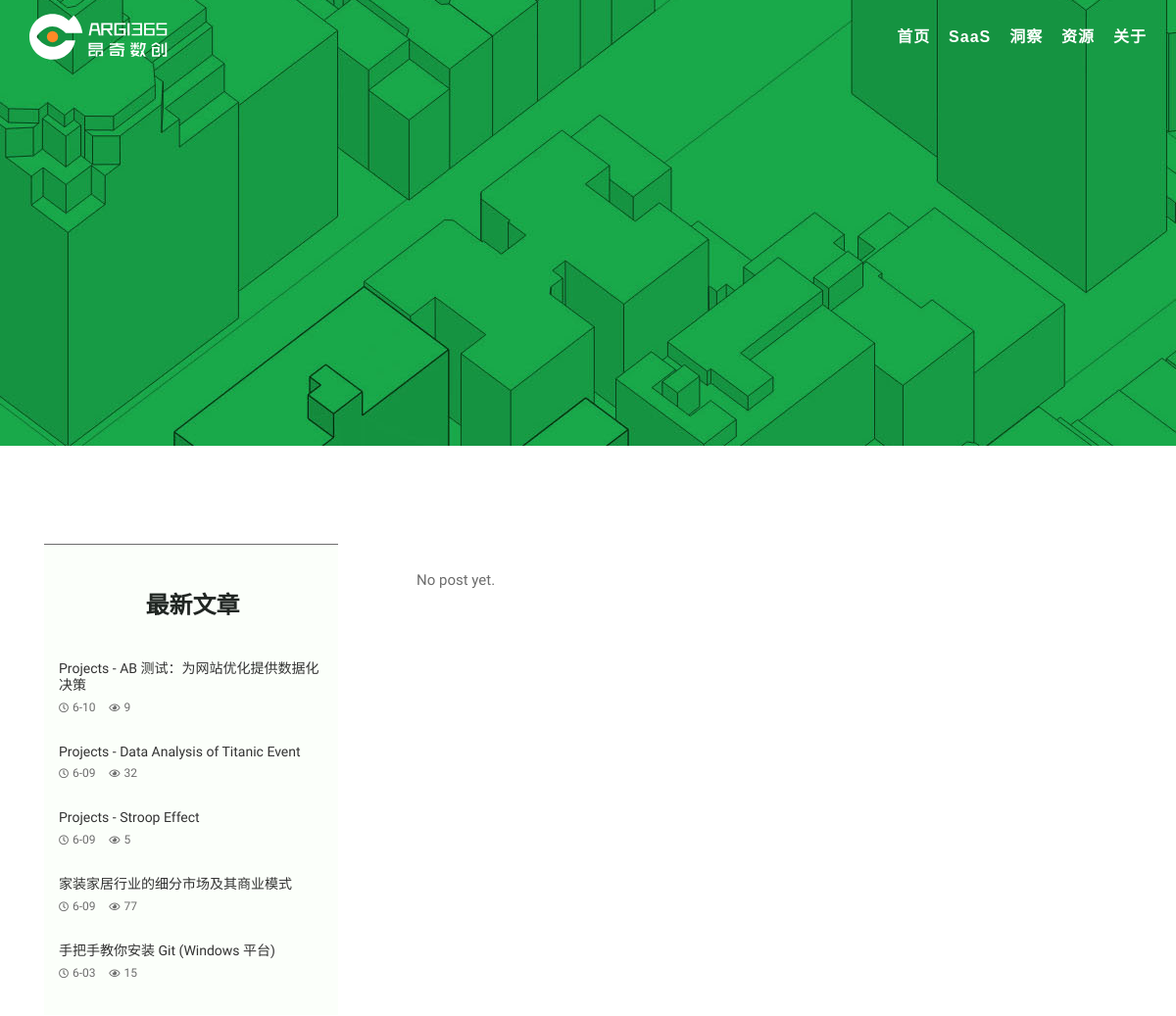
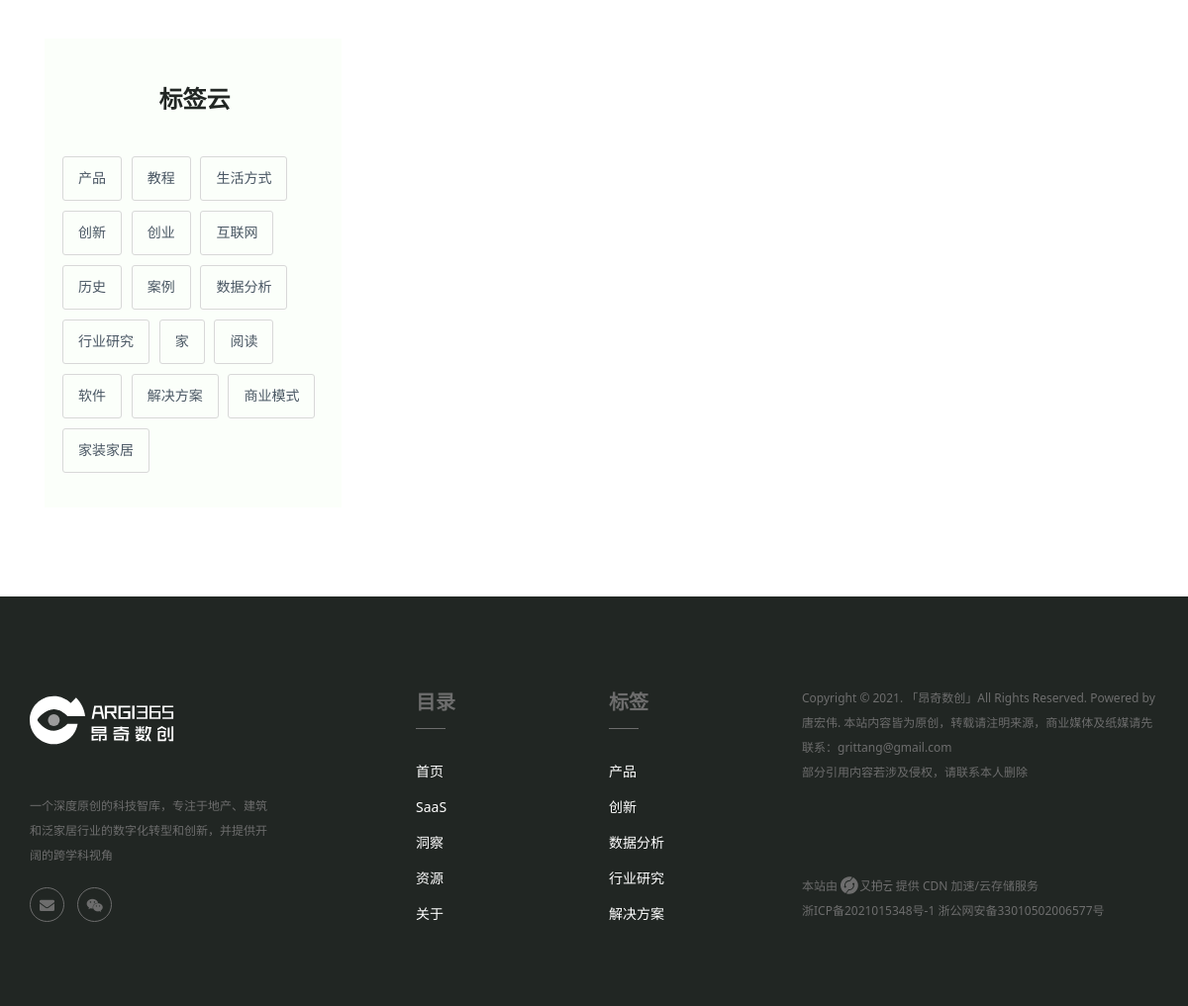
The page /blog/ on the database as committed earlier (2 pictures, top to bottom).
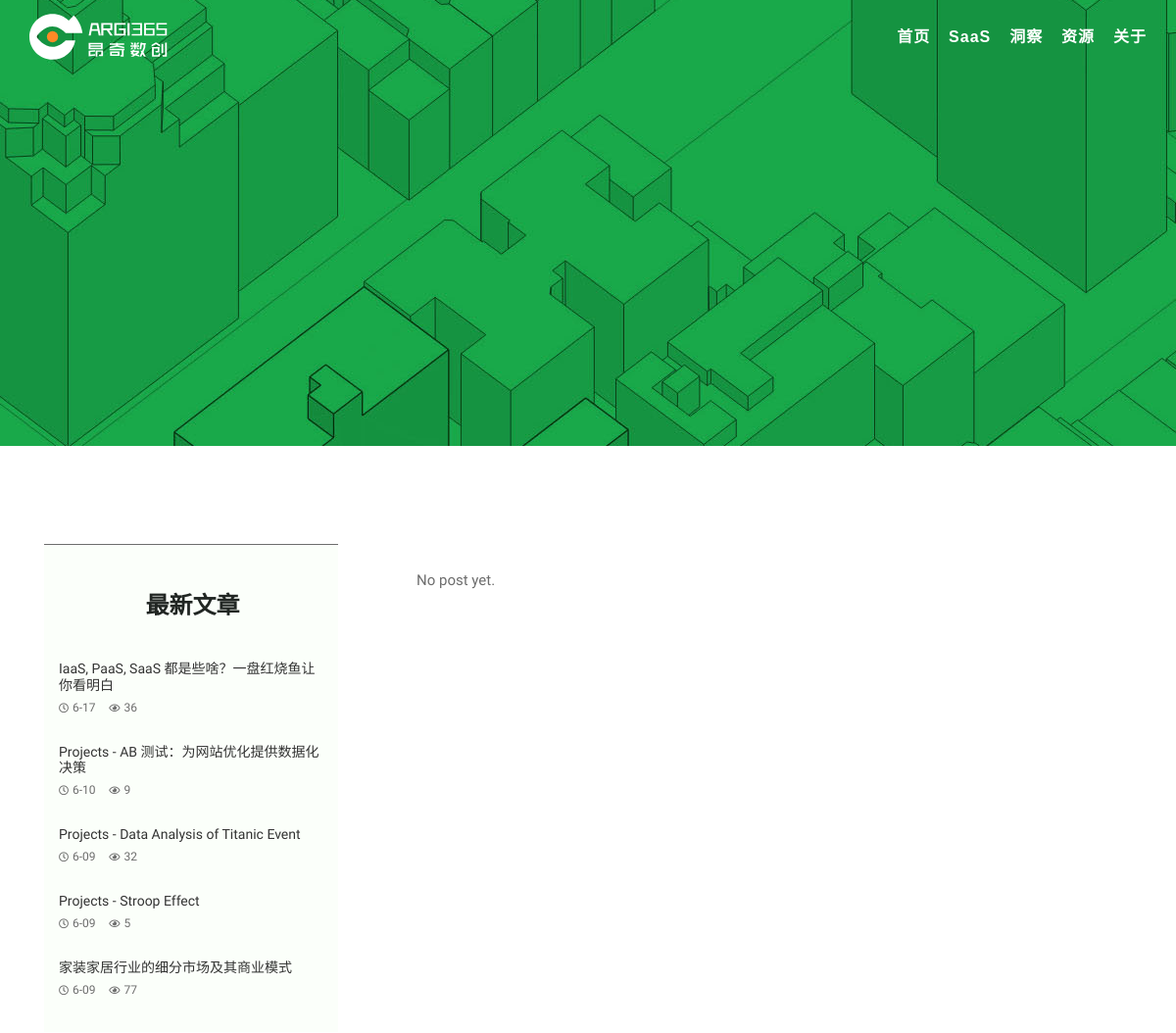
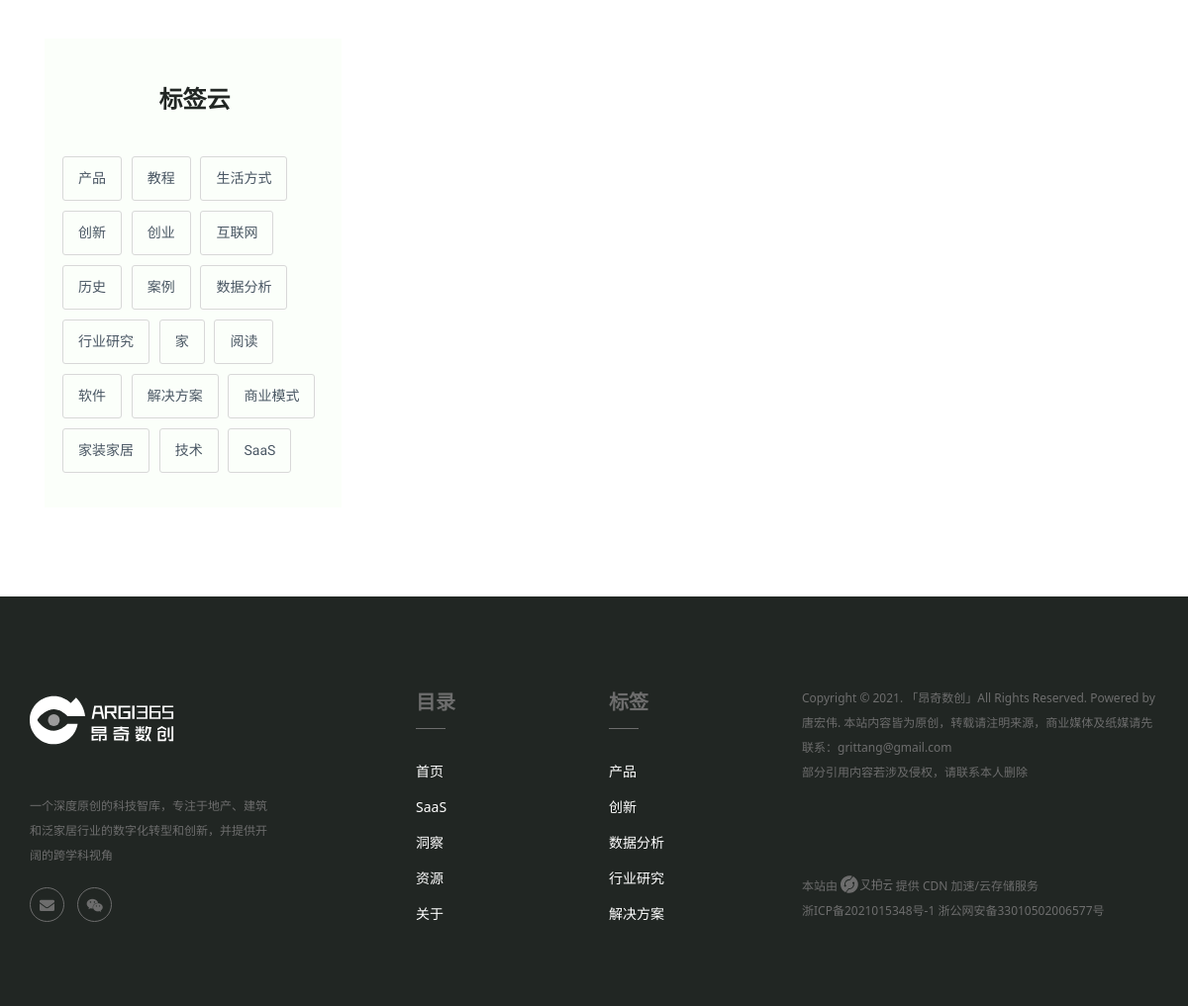
The same page on the database as committed later (2 pictures, top to bottom).
### blog/models.py (models this page shows, shortened)
class Channel(models.Model):
  CHANNEL_CHOICES = (
    ('SaaS', 'SaaS'),
    ('Insights', '洞察'),
    ('Resources', '资源'),
  )
  name = models.CharField(max_length=32, choices=CHANNEL_CHOICES, default='洞察')
  desc = models.CharField(max_length=200, default='Your channel description here.')
  class Meta:
    verbose_name = '版块'
    verbose_name_plural = verbose_name

class Post(models.Model):
  title = models.CharField('标题', max_length=70)
  subtitle = models.CharField('副标题', max_length=70, blank=True)
  body = models.TextField('正文')
  created_time = models.DateTimeField('创建时间', auto_now_add=True)
  modified_time = models.DateTimeField('修改时间', auto_now=True)
  elapsed_time = models.IntegerField('阅读时长', default=5, blank=True)
  avatar = models.URLField('标题图', max_length=400, blank=True)
  excerpt = models.CharField('摘要', max_length=300, blank=True)
  category = models.ForeignKey(Category, verbose_name='类别', on_delete=models.CASCADE, blank=False)
  tags = models.ManyToManyField(Tag, verbose_name='标签', blank=True)
  author = models.ForeignKey(User, default='Grit', verbose_name='作者', on_delete=models.CASCADE)
  views = models.PositiveIntegerField(default=0, editable=False)
  class Meta:
    verbose_name = '文章'
    verbose_name_plural = verbose_name
    ordering = ['-created_time']
  def get_absolute_url(self):
    return reverse("blog:post_detail", kwargs={"pk": self.pk})

class Tag(models.Model):
  name = models.CharField(max_length=20, unique=True)
  class Meta:
    verbose_name = '标签'
    verbose_name_plural = verbose_name

### blog/views.py (the view)
# urls.py: path('blog/', views.BlogView.as_view(), name='blog'),
class BlogView(BaseView):
  template_name = 'blog/blog.html'
  paginate_by = 5

### blog/templatetags/blog_extras.py (called while the page is built)
@register.inclusion_tag('blog/inclusions/_recent_posts.html', takes_context=True)
def show_recent_posts(context, num=5):
  return {
    'recent_post_list': Post.objects.all().order_by('-created_time')[:num],
  }

@register.inclusion_tag('blog/inclusions/_tags.html', takes_context=True)
def show_tags(context):
  tag_list = Tag.objects.annotate(
    num_posts=Count('post')).filter(num_posts__gt=0)
  return {
    'tag_list': tag_list,
  }

@register.inclusion_tag('blog/inclusions/_follow_me.html', takes_context=True)
def show_follow_me(context):
  return

@register.inclusion_tag('blog/inclusions/_pagination.html', takes_context=True)
def show_pagination(context):
  return

### blog/views.py (called while the page is built)
  def get_context_data(self, **kwargs):
    context = super(BaseView, self).get_context_data(**kwargs)
    context['tag_list'] = Tag.objects.filter(pk__in=[1, 6, 15, 17, 22])
    return context

### templates/blog/blog.html (shortened to what this page needs)
{% extends 'base.html' %}
{% load static %}
{% load blog_extras %}
{% block slider %}
  <section id="parallax2" class="slider-area fix p-relative">
    <div class="slider-active2">
      <div class="single-slider slider-bg d-flex align-items-center"
        style="background-image:url({% static 'blog/img/bg/header-inner-bg.jpg' %}"); background-repeat: no-repeat; background-position: right;background-size: inherit;>
        <div class="container">
          <div class="row align-items-center">
            <div class="col-lg-12">
              <div class="slider-content-channel s-slider-content-channel text-center mt-120">
              </div>
            </div>
          </div>
        </div>
      </div>
    </div>
  </section>
{% endblock slider %}
{% block inner-blog %}
  <section class="inner-blog pt-100 pb-50">
    <div class="container">
      <div class="row-body">
        <div class="col-lg-4">
          <aside>
            {% show_recent_posts %}
            {% show_tags %}
          </aside>
        </div>
        <div class="col-lg-8">
          {% for post in post_list %}
            <div class="bsingle__post mb-50">
              {% if post.avatar %}
              <div class="bsingle__post-thumb transition-img">
                <img src="{{ post.avatar }}" alt="avatar">
              </div>
              {% endif %}
              <div class="bsingle__content">
                <div class="meta-info">
                  <ul>
                    <li><i class="far fa-calendar-alt"></i>{{ post.created_time.date|date:'n. d. Y' }}</li>
                    <li><i class="far fa-user"></i>唐宏伟</li>
                    <li><i class="far fa-eye"></i>{{ post.views }}</li>
                  </ul>
                </div>
                <h2><a href="{{ post.get_absolute_url }}">{{ post.title }}</a></h2>
                <p>{{ post.excerpt }}...</p>
                <div class="slider-btn">
                  <a href="{{ post.get_absolute_url }}" class="btn ss-btn" data-animation="fadeInRight" data-delay=".8s">继续阅读</a>
                </div>
              </div>
            </div>
          {% empty %}
            <div class="no-post">No post yet.</div>
          {% endfor %}
        </div>
      </div>
    </div>
  </section>
{% endblock inner-blog %}

### templates/base.html (shortened to what this page needs)
{% load static %}
{% load blog_extras %}
<!doctype html>
<html class="no-js" lang="zh">
  <head>
    <link rel="stylesheet" href="https://cdnjs.cloudflare.com/ajax/libs/twitter-bootstrap/4.6.0/css/bootstrap.min.css">
    <link rel="stylesheet" href="https://cdnjs.cloudflare.com/ajax/libs/github-markdown-css/4.0.0/github-markdown.min.css">
    <link href="https://cdn.bootcss.com/highlight.js/9.15.8/styles/github.min.css" rel="stylesheet">
    <link rel="stylesheet" href="{% static 'blog/css/md_css/monokai.css' %}">
    <link rel="stylesheet" href="https://cdnjs.cloudflare.com/ajax/libs/animate.css/4.1.1/animate.min.css">
    <link rel="stylesheet" href="https://cdnjs.cloudflare.com/ajax/libs/font-awesome/5.15.3/css/all.min.css">
    <link rel="stylesheet" href="https://cdnjs.cloudflare.com/ajax/libs/font-awesome/5.15.3/css/fontawesome.min.css">
    <link rel="stylesheet" href="https://cdnjs.cloudflare.com/ajax/libs/dripicons/2.0.0/webfont.css">
    <link rel="stylesheet" href="https://cdnjs.cloudflare.com/ajax/libs/slick-carousel/1.8.1/slick.css">
    <link rel="stylesheet" href="{% static 'blog/css/default.css' %}">
    <link rel="stylesheet" href="{% static 'blog/css/meanmenu.css' %}">
    <link rel="stylesheet" href="{% static 'blog/css/style.css' %}">
    <link rel="stylesheet" href="{% static 'blog/css/typora-pie-argi.css' %}">
    <link rel="stylesheet" href="{% static 'blog/css/typora-plus.css' %}">
    <link rel="stylesheet" href="{% static 'blog/css/responsive.css' %}">
    <link rel="stylesheet" href="{% static 'blog/css/responsive-plus.css' %}">
  </head>
  <body>
    <header class="header-area in-header">
      <div class="menu-area menu-area2" style="background-image: url({% static 'blog/img/bg/header-bg.jpg' %})">
        <div class="container">
          <div class="second-menu">
            <div class="row align-items-center">
              <div class="col-xl-2 col-lg-2">
                <div class="logo2">
                  <a href="{% url 'blog:index' %}"><img src="{% static 'blog/img/logo/l-argi.svg' %}" alt="logo"></a>
                </div>
              </div>
              <div class="col-xl-10 col-lg-10">
                <div class="main-menu text-right">
                  <nav id="mobile-menu">
                    <ul>
                      <li><a href="{% url 'blog:index' %}">首页</a></li>
                      {% for channel in channel_list %}
                        <li>
                          <a href="{% url 'blog:channel' channel.pk %}">{{ channel.name }}</a>
                        </li>
                      {% empty %}
                        <div>No channel yet.</div>
                      {% endfor %}
                      <li><a href="{% url 'blog:about' %}">关于</a></li>
                    </ul>
                  </nav>
                </div>
              </div>
            </div>
          </div>
        </div>
      </div>
    </header>
    <main>
    {% block main %}
      {% block slider %}
      {% endblock slider %}
      {% block inner-blog %}
      {% endblock inner-blog %}
    {% endblock main %}
    </main>
    <footer class="footer-bg footer-p pt-90">
      <div class="footer-top pb-50">
        <div class="container">
          <div class="row justify-content-between">
            <div class="col-xl-4 col-lg-4 col-sm-6">
              <div class="footer-widget mb-30">
                <div class="flog mb-35">
                  <span class="footer-logo transition-img">
                    <a href="{% url 'blog:index' %}"><img src="{% static 'blog/img/logo/l-argi.svg' %}" alt="argi365 logo" /></a>
                  </span>
                </div>
                <div class="footer-widget mb-30">
                  <div class="footer-text mb-20">
                    <p>一个深度原创的科技智库，专注于地产、建筑和泛家居行业的数字化转型和创新，并提供开阔的跨学科视角</p>
                  </div>
                  <div class="footer-social">
                    <a href="mailto:grittang@gmail.com"><i class="fa fa-envelope"></i></a>
                    <a class="share-wechat">
                      <i class="fab fa-weixin"></i>
                    </a>
                  </div>
                </div>
              </div>
            </div>
            <div class="col-xl-2 col-lg-2 col-sm-6">
              <div class="footer-widget mb-30">
                <div class="f-widget-title">
                  <h5>目录</h5>
                </div>
                <div class="footer-link">
                  <ul>
                    <li><a href="{% url 'blog:index' %}">首页</a></li>
                    {% for channel in channel_list %}
                    <li>
                      <a href="{% url 'blog:channel' channel.pk %}">{{ channel.name }}</a>
                    </li>
                    {% empty %}
                      <div>No channel yet.</div>
                    {% endfor %}
                    <li><a href="{% url 'blog:about' %}">关于</a></li>
                  </ul>
                </div>
              </div>
            </div>
            <div class="col-xl-2 col-lg-2 col-sm-6">
              <div class="footer-widget mb-30">
                <div class="f-widget-title">
                  <h5>标签</h5>
                </div>
                <div class="footer-link">
                  <ul>
                    {% for tag in tag_list %}
                    <li>
                      <a href="{% url 'blog:tag' tag.pk %}">{{ tag.name }}</a>
                    </li>
                    {% empty %}
                      <div>No tag yet.</div>
                    {% endfor %}
                  </ul>
                </div>
              </div>
            </div>
            <div class="col-xl-4 col-lg-4 col-sm-6">
              <div class="footer-widget mb-30">
                <div class="footer-copyright col-12 mb-30">
                  <p>Copyright &copy; 2021. <a href="{% url 'blog:index' %}">「昂奇数创」</a>All Rights Reserved. Powered by 唐宏伟. 本站内容皆为原创，转载请注明来源，商业媒体及纸媒请先联系：<a href="mailto:grittang@gmail.com">grittang@gmail.com</a><br>部分引用内容若涉及侵权，请联系本人删除</p>
                </div>
                <div class="footer-copyright icp col-12 mt-30">
                  <p><span>本站由 </span><a href="https://www.upyun.com/"><img src="{% static 'blog/img/logo/l-upyun.svg' %}" alter="又拍云" height="18"></a> 提供 CDN 加速/云存储服务</span>
                  <br><a href="https://beian.miit.gov.cn/#/Integrated/recordQuery"> 浙ICP备2021015348号-1</a> <a href="http://www.beian.gov.cn/portal/registerSystemInfo?recordcode=33010502006577">浙公网安备33010502006577号</a></p>
                </div>
              </div>
            </div>
          </div>
        </div>
      </div>
    </footer>
  </body>
</html>

### templates/blog/inclusions/_follow_me.html (shortened to what this page needs)
{% load static %}

### templates/blog/inclusions/_recent_posts.html
<div class="widget mb-40">
  <div class="widget-title text-center">
    <h4>最新文章</h4>
  </div>
  <div class="widget__post">
    <ul>
      {% for post in recent_post_list %}
        <li>
            <div class="widget__post-content">
                <h6><a href="{{ post.get_absolute_url }}">{{ post.title }}</a></h6>
                <span><i class="far fa-clock"></i>{{ post.created_time.date|date:'n-d' }}</span>
                <span><i class="far fa-eye"></i>{{ post.views }}</span>
            </div>
        </li>
      {% empty %}
        No posts yet.
      {% endfor %}
    </ul>
  </div>
</div>

### templates/blog/inclusions/_tags.html
<div class="widget mb-40">
  <div class="widget-title text-center">
    <h4>标签云</h4>
  </div>
  <div class="widget__tag">
    <ul>
      {% for tag in tag_list %}
        <li><a href="{% url 'blog:tag' tag.pk %}">{{ tag.name }}</a></li>
      {% empty %}
          No tags yet.
      {% endfor %}
    </ul>
  </div>
</div>

### blog/static/blog/css/default.css (style rules this page uses)
.mt-30 { margin-top: 30px; }
.mt-120 { margin-top: 120px; }
.mb-20 { margin-bottom: 20px; }
.mb-30 { margin-bottom: 30px; }
.mb-35 { margin-bottom: 35px; }
.mb-40 { margin-bottom: 40px; }
.pt-90 { padding-top: 90px; }
.pt-100 { padding-top: 100px; }
.pb-50 { padding-bottom: 50px; }

### blog/static/blog/css/typora-pie-argi.css (style rules this page uses)
:root { --side-bar-bg-color: #ffffff; --control-text-color: #777777; --select-text-bg-color: #96FAB6; --active-file-text-color: #262626; --active-file-border-color: #19AA4B; --select-text-font-color: auto; --primary-color: #19AA4B; --mid-1: #ffffff; --mid-2: #fafafa; --mid-3: #f5f5f5; --mid-4: #f0f0f0; --mid-5: #d9d9d9; --mid-6: #bfbfbf; --mid-7: #8c8c8c; --mid-8: #595959; --mid-9: #434343; --mid-10: #262626; --mid-11: #1f1f1f; --mid-12: #141414; --mid-13: #000000; --main-1: #A0FFC1; --main-2: #63FF99; --main-3: #26FF70; --main-4: #22E766; --main-5: #1DC958; --main-6: #19AA4B; --main-7: #158B3E; --main-8: #106D30; --main-9: #0C4E23; --main-10: #073015; --act-1: #FF8A26; }
html { font-size: 14px; }
ul:first-child, ol:first-child { margin-top: 0; }
ul:last-child, ol:last-child { margin-bottom: 0; }
header, .context-menu, .megamenu-content, footer { font-family: 'Segoe UI', 'Arial', sans-serif; }

### blog/static/blog/css/typora-plus.css (style rules this page uses)
h1, h2, h3, h4, h5, h6 { color: #212623; }
.row { justify-content: center; }
.transition-img img { transition: filter .5s ease-in-out; -webkit-filter: grayscale(100%); filter: grayscale(100%); }
.row-body { display: flex; }
.logo2 img { min-width: 130px!important; max-width: 145px!important; }
.slider-content-channel { padding-top: 40px; }
.widget { margin: 0 50px 0 0px; padding: 50px 12px 30px 15px; margin-bottom: 40px; background-color: #FBFFFA; transition: all .5s ease-in-out; -webkit-transition: all .5s ease-in-out; }
.widget:first-child { border-top: 1px solid #6d6d6d; }
.widget__tag ul li a { padding: 9px 15px; border-radius: 3px; }
.widget__post ul li { list-style-type: upper-roman; }
.widget__post-content h6 a { color: #333; padding-right: 0px; }
.fa-eye:before, .fa-clock:before { font-size: smaller; color: #6d6d6d; }
footer p, footer p a { color: #6d6d6d; }
.footer-bg { background-color: #212623; font-size: 12px; color: #6d6d6d; }
.footer-bg img { margin-bottom: 4px; }
.footer-text p { color: #6d6d6d; padding-right: 120px; }
.f-widget-title { margin-top: 5px; }
.footer-copyright { padding-left: 0px; padding-right: 0px; }
.footer-copyright.icp { margin-top: 90px; }
.footer-social a { font-size: 15px; color: #6d6d6d; background: none; border: 1px solid; margin-left: 10px; }
.footer-social a:first-child { margin-left: 0px; }

### blog/static/blog/css/responsive.css (style rules this page uses)
@media (min-width: 1200px) and (max-width: 1500px) { .main-menu ul li:first-child { margin-left: 0; } }
@media (min-width: 1200px) and (max-width: 1500px) { .menu-area::before { width: 26%; } }
@media (min-width: 992px) and (max-width: 1200px) { .second-menu .main-menu ul li { margin-left: 15px; } }
@media (min-width: 992px) and (max-width: 1200px) { .menu-area::before { width: 27%; top: 0px; } }
@media (min-width: 992px) and (max-width: 1200px) { .widget__post-content h6 { font-size: 14px; padding-right: 0; } }

Rows that differ between the two databases and show on the page:
no longer on this page (row unchanged): Post: title "手把手教你安装 Git (Windows 平台)", created_time "6-03", views "15"
added Post: title "IaaS, PaaS, SaaS 都是些啥？一盘红烧鱼让你看明白", created_time "6-17", views "36"
added Tag: name "技术", shown under "标签云"
added Tag: name "SaaS", shown under "标签云"
